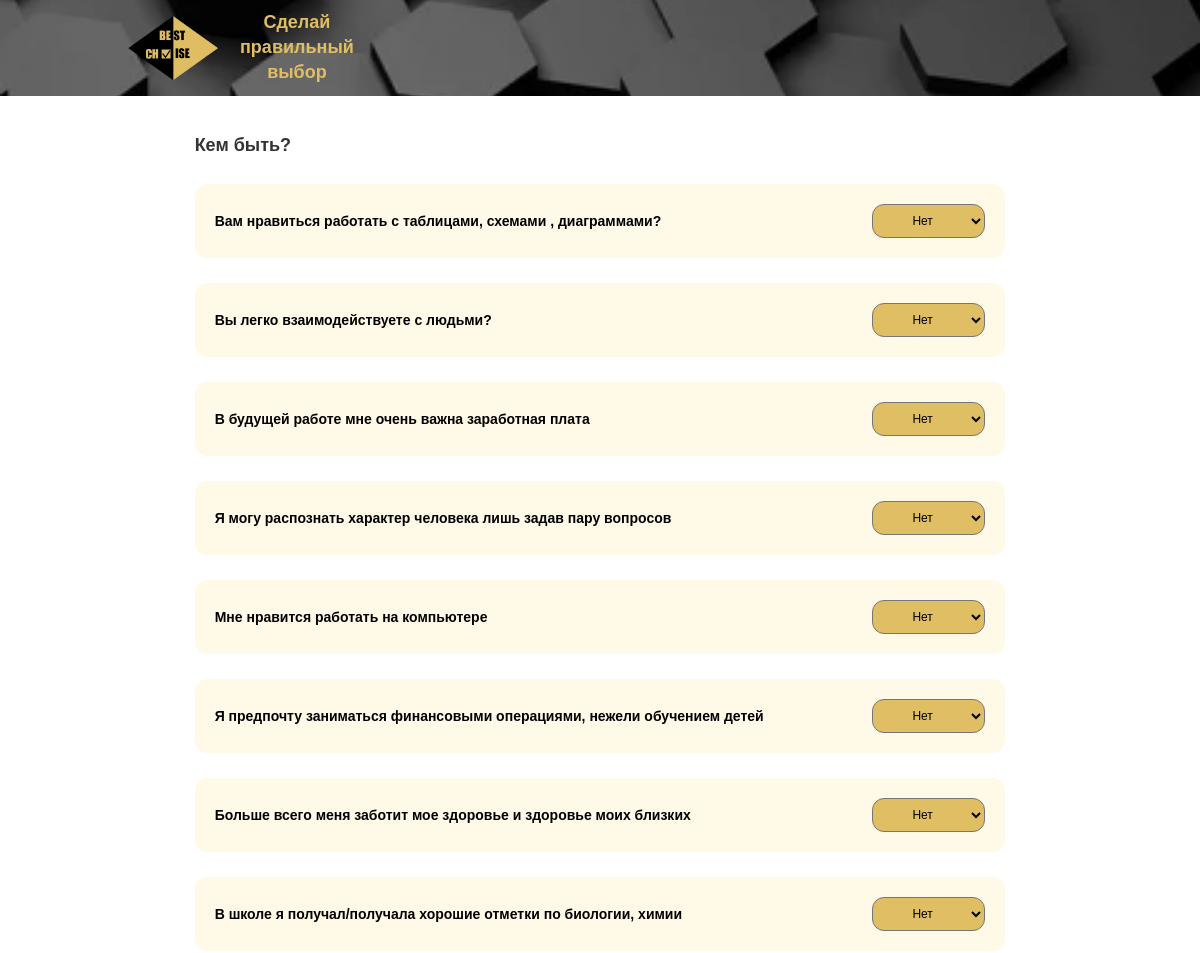
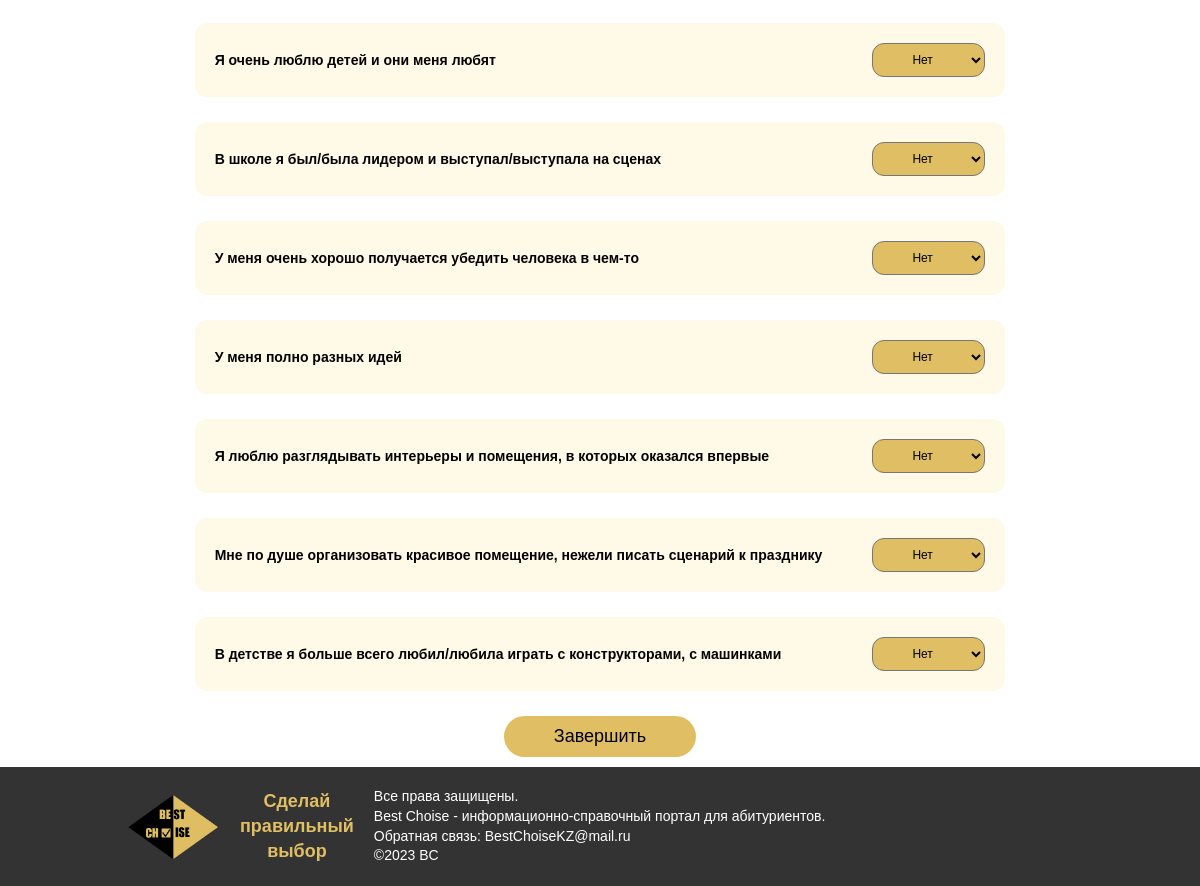
The page /quizez/1 on the database its author committed (2 pictures, top to bottom).
### quiz/models.py (models this page shows, shortened)
class Quiz(models.Model):
    name = models.CharField('Название', max_length=255)
    description = models.TextField('Описание')
    image = models.ImageField('Обложка')

class Question(models.Model):
    name = models.CharField('Вопрос', max_length=255)
    answer = models.ForeignKey(Answer, on_delete=models.CASCADE)
    points = models.PositiveIntegerField('Вес вопроса')
    quiz = models.ForeignKey(Quiz, on_delete=models.CASCADE)

### quiz/views.py (the view, shortened to what this page needs)
# urls.py: path('quizez/<int:pk>', questions),
def questions(request, pk):
    quiz = Quiz.objects.get(pk=pk)
    questions = Question.objects.filter(quiz=quiz)
    return render(request, 'questions.html', {'questions': questions, 'quiz': quiz})

### templates/questions.html (shortened to what this page needs)
<!DOCTYPE html>
{% load static %}
<html lang="en">
<head>
    <link rel="stylesheet" href="{% static 'css/style.css' %}">
</head>
<body>
    {% include 'headerfirst.html' %}
    <div class="container">
        <h2 class="my-30">{{quiz.name}}</h2>
        <form method="post">
            {% for question in questions %}
                <div class="card test-card card-body row my-30">
                    <h5 class="form_name">{{question.name}}</h5>
                    <select class="form_select" name="{{question.id}}">
                        <option class="form_select" value="NO" selected>Нет</option>
                    </select>
                </div>
            {% endfor %}
            <button class="btn end-test" type="submit">Завершить</button>
        </form>
    </div>
    {% include 'footer.html' %}
</body>
</html>

### static/css/style.css (style rules this page uses)
body { min-height: 100vh; display: flex; flex-direction: column; font-family: 'Montserrat', sans-serif; line-height: 1.6; color: #333; }
*, *:before, *:after { box-sizing: border-box; margin: 0; padding: 0; }
.my-30 { margin: 30px 0; }
.container { max-width: 1300px; padding: 10px; margin: auto; }
.btn { display: block; width: fit-content; padding: 10px 70px; background-color: #e0be63; border-radius: 15px; color: white; outline: 0; border: none; }
.row { display: flex; }
.card { background: #fff9e7; border-radius: 12px; color: black; font-size: 20px; }
.card-body { padding: 10px 0; }
.test-card { padding: 20px; align-items: center; justify-content: space-between; }
.test-card select { margin-left: 50px; padding: 10px 40px; border-radius: 12px; background-color: #e0be63; }
.end-test { color: black; font-size: 20px; padding: 10px 50px; border-radius: 50px; margin:0 auto; }
@media (max-width: 1200px) { .container { max-width: 970px; } }
@media (max-width: 1200px) { .my-30 { font-size: 18px; margin: 25px; } }
@media (max-width: 1200px) { .form_name { font-size: 14px; } }
@media (max-width: 1200px) { .form_select { font-size: 12px; } }
@media (max-width: 1200px) { .test-card select { padding: 8px 35px; } }
@media (max-width: 1200px) { .end-test { font-size: 18px; } }

### rows shown on the page
Quiz: name "Кем быть?"
Question: name "Вам нравиться работать с таблицами, схемами , диаграммами?", id "Нет"
Question: name "Вы легко взаимодействуете с людьми?", id "Нет"
Question: name "В будущей работе мне очень важна заработная плата", id "Нет"
Question: name "Я могу распознать характер человека лишь задав пару вопросов", id "Нет"
Question: name "Мне нравится работать на компьютере", id "Нет"
Question: name "Я предпочту заниматься финансовыми операциями, нежели обучением детей", id "Нет"
Question: name "Больше всего меня заботит мое здоровье и здоровье моих близких", id "Нет"
Question: name "В школе я получал/получала хорошие отметки по биологии, химии", id "Нет"
Question: name "Я очень люблю детей и они меня любят", id "Нет"
Question: name "В школе я был/была лидером и выступал/выступала на сценах", id "Нет"
Question: name "У меня очень хорошо получается убедить человека в чем-то", id "Нет"
Question: name "У меня полно разных идей", id "Нет"
Question: name "Я люблю разглядывать интерьеры и помещения, в которых оказался впервые", id "Нет"
Question: name "Мне по душе организовать красивое помещение, нежели писать сценарий к празднику", id "Нет"
Question: name "В детстве я больше всего любил/любила играть с конструкторами, с машинками", id "Нет"
